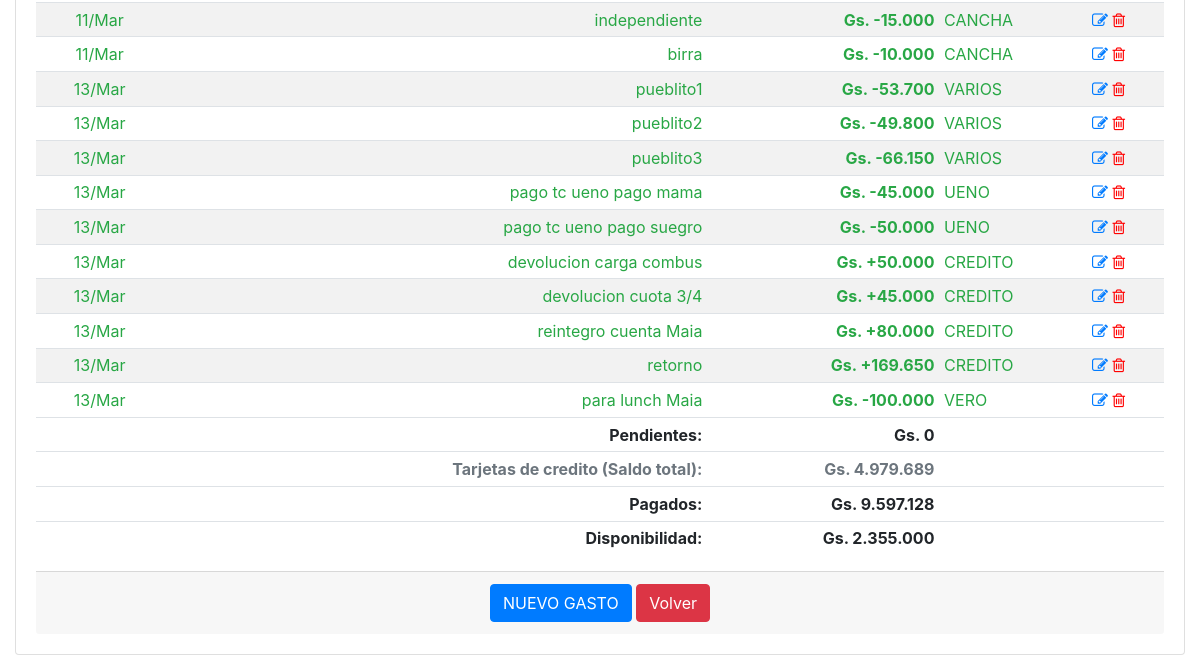
The page /historico_gastos_detalle/ (signed in, lower part) on the database as committed earlier.
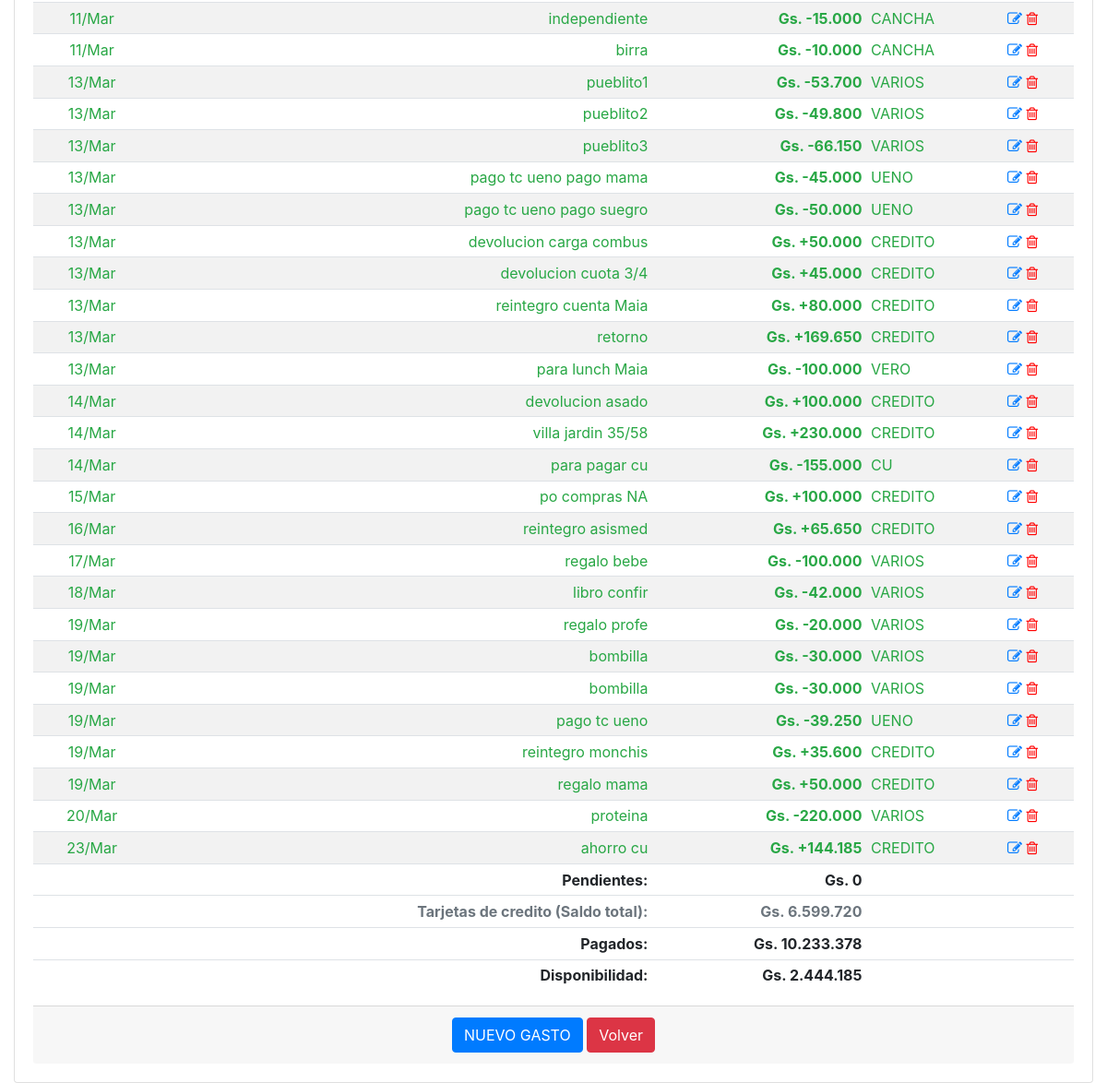
The same page on the database as committed later.
### app/models.py (models this page shows, shortened)
class GastosFijos(db.Model):
    __tablename__='gastos_fijos'
    id = db.Column(db.Integer, primary_key=True)
    date = db.Column(db.Date, nullable=False)
    fecha_pagar = db.Column(db.Date, nullable=False)
    descripcion = db.Column(db.String(100), nullable=False)
    monto = db.Column(db.Integer)
    operacion = db.Column(db.Boolean, server_default=u'False')
    pagado = db.Column(db.Boolean, server_default=u'False')
    id_agrupador_gastos = db.Column(db.Integer, db.ForeignKey('agrupador_gastos.id'), nullable=True)
    agrupador_gastos = db.relationship('AgrupadorGastos',backref='agrupador_gastos', foreign_keys=[id_agrupador_gastos])

class AgrupadorGastos(db.Model):
    __tablename__='agrupador_gastos'
    id = db.Column(db.Integer, primary_key=True)
    agrupador = db.Column(db.String(100), nullable=False)

### app/routes.py (the view)
@app.route('/historico_gastos_detalle/', defaults={'periodo':datetime.now().strftime('%Y-%m')}, methods=['GET', 'POST'])
@app.route('/historico_gastos_detalle/<string:periodo>', methods=['GET', 'POST'])
@login_required
def historico_gastos_detalle(periodo):
    date_obj = datetime.strptime(periodo, '%Y-%m')
    fechas={'mes_anterior':date_obj-relativedelta(months=1), 'mes_actual':date_obj, 'mes_siguiente':date_obj+relativedelta(months=1)}
    gastos = GastosFijos.query.filter(func.strftime("%Y-%m", GastosFijos.fecha_pagar)==periodo).order_by(GastosFijos.fecha_pagar,GastosFijos.id_agrupador_gastos).all()
    if not gastos:
        precarga_deudas(periodo)
        gastos = GastosFijos.query.filter(func.strftime("%Y-%m", GastosFijos.fecha_pagar)==periodo).all()
    deuda = deuda_total(gastos)
    credito, pendientes, pagados = calcular_disponibilidad(periodo)#SALARIO_NETO -  deuda
    disponibilidad = credito - pagados
    balance_movimientos, balance_mensual = balance_cuenta()
    return render_template('historico_gastos_detalle.html', periodo=periodo, gastos=gastos, deuda=pagados, disponibilidad=disponibilidad, pendientes=pendientes, fechas=fechas, balance_movimientos=balance_movimientos)

### app/models.py (called while the page is built)
@login.user_loader
def load_user(id):
    return User.query.get(int(id))

### app/utilitarios.py (called while the page is built)
def deuda_total(deudas):
    saldo = 0
    for deuda in deudas:
        if deuda.pagado and deuda.descripcion!='REFERENCIA':
            if not deuda.operacion:
                saldo += deuda.monto
            else:
                saldo -= deuda.monto
    return saldo

### app/templates/historico_gastos_detalle.html (shortened to what this page needs)
{% extends "base.html" %}
{% block main %}
<div class="card">
    <div class="card-body">
        <div class="table-responsive">
            <table class="table table-striped table-sm">
                <tbody>
                    {% for gasto in gastos %}
                    <tr class="{{ 'text-success' if gasto.pagado else 'text-danger' }}">
                        <td class="card-text text-center">{{ gasto.fecha_pagar.strftime('%d/%b') }}</td>
                        <td class="card-text text-right">{{ gasto.descripcion }}</td>
                        <td class="card-text text-right"><strong>Gs. {{ "+" if gasto.operacion else "-" }}{{ "{:,.0f}".format(gasto.monto).replace(",", ".") }}</strong></td>
                        <td class="card-text text-left">{{ gasto.agrupador_gastos.agrupador }}</td>
                        <td class="align-self-end">
                            <a href="{{ url_for('modificar_gasto', gasto_id=gasto.id) }}"><i class="fa fa-pencil-square-o"></i></a>
                            <a href="{{ url_for('borrar_gasto', gasto_id=gasto.id) }}" style="color:red"><i class="fa fa-trash-o"></i></a>
                        </td>
                    </tr>
                    {% endfor %}
                </tbody>
                <tfoot>
                    <tr>
                        <td></td>
                        <td class="card-text text-right"><strong>Pendientes:</strong></td>
                        <td class="card-text text-right"><strong>Gs. {{ "{:,.0f}".format(pendientes).replace(",", ".") }}</strong></td>
                        <td></td>
                        <td></td>
                    </tr>
                    <tr class="{{ 'text-secondary' }}">
                        <td></td>
                        <td class="card-text text-right"><strong>Tarjetas de credito (Saldo total):</strong></td>
                        <td class="card-text text-right"><strong>Gs. {{ "{:,.0f}".format(balance_movimientos|int).replace(",", ".") }}</strong></td>
                        <td></td>
                        <td></td>
                    </tr>
                    <tr>
                        <td></td>
                        <td class="card-text text-right"><strong>Pagados:</strong></td>
                        <td class="card-text text-right"><strong>Gs. {{ "{:,.0f}".format(deuda).replace(",", ".") }}</strong></td>
                        <td></td>
                        <td></td>
                    </tr>
                    <tr>
                        <td></td>
                        <td class="card-text text-right"><strong>Disponibilidad:</strong></td>
                        <td class="card-text text-right"><strong>Gs. {{ "{:,.0f}".format(disponibilidad).replace(",", ".") }}</strong></td>
                        <td></td>
                        <td></td>
                    </tr>
                </tfoot>
            </table>
        </div>
        <div class="card-footer text-muted text-center">
            <a href="{{ url_for('nuevo_gasto') }}" class="btn btn-primary">NUEVO GASTO</a>
            <a href="#" onclick="goBack()" class="btn btn-danger">Volver</a>
        </div>
    </div>
</div>
{% endblock %}

### app/templates/base.html (shortened to what this page needs)
<!doctype html>
<html lang="en">
  <head>
    <link rel="stylesheet" href="https://stackpath.bootstrapcdn.com/bootstrap/4.5.0/css/bootstrap.min.css"></link>
    <link rel="stylesheet" href="https://maxcdn.bootstrapcdn.com/font-awesome/4.4.0/css/font-awesome.min.css"></link>
  </head>
  <body>
    <div class="container-fluid">
    <br>
      <div>
        {% block main %}{% endblock %}
      </div>
    </div>
  </body>
</html>

Rows that differ between the two databases and show on the page:
added GastosFijos: fecha_pagar "14/Mar", descripcion "devolucion asado", operacion "+", monto "100.000", agrupador_gastos.agrupador "CREDITO"
added GastosFijos: fecha_pagar "14/Mar", descripcion "villa jardin 35/58", operacion "+", monto "230.000", agrupador_gastos.agrupador "CREDITO"
added GastosFijos: fecha_pagar "14/Mar", descripcion "para pagar cu", operacion "-", monto "155.000", agrupador_gastos.agrupador "CU"
added GastosFijos: fecha_pagar "15/Mar", descripcion "po compras NA", operacion "+", monto "100.000", agrupador_gastos.agrupador "CREDITO"
added GastosFijos: fecha_pagar "16/Mar", descripcion "reintegro asismed", operacion "+", monto "65.650", agrupador_gastos.agrupador "CREDITO"
added GastosFijos: fecha_pagar "17/Mar", descripcion "regalo bebe", operacion "-", monto "100.000", agrupador_gastos.agrupador "VARIOS"
added GastosFijos: fecha_pagar "18/Mar", descripcion "libro confir", operacion "-", monto "42.000", agrupador_gastos.agrupador "VARIOS"
added GastosFijos: fecha_pagar "19/Mar", descripcion "regalo profe", operacion "-", monto "20.000", agrupador_gastos.agrupador "VARIOS"
added GastosFijos: fecha_pagar "19/Mar", descripcion "bombilla", operacion "-", monto "30.000", agrupador_gastos.agrupador "VARIOS"
added GastosFijos: fecha_pagar "19/Mar", descripcion "bombilla", operacion "-", monto "30.000", agrupador_gastos.agrupador "VARIOS"
added GastosFijos: fecha_pagar "19/Mar", descripcion "pago tc ueno", operacion "-", monto "39.250", agrupador_gastos.agrupador "UENO"
added GastosFijos: fecha_pagar "19/Mar", descripcion "reintegro monchis", operacion "+", monto "35.600", agrupador_gastos.agrupador "CREDITO"
added GastosFijos: fecha_pagar "19/Mar", descripcion "regalo mama", operacion "+", monto "50.000", agrupador_gastos.agrupador "CREDITO"
added GastosFijos: fecha_pagar "20/Mar", descripcion "proteina", operacion "-", monto "220.000", agrupador_gastos.agrupador "VARIOS"
added GastosFijos: fecha_pagar "23/Mar", descripcion "ahorro cu", operacion "+", monto "144.185", agrupador_gastos.agrupador "CREDITO"
Other text that changed with them:
{{ "{:,.0f}".format(balance_movimientos|int).replace(",", ".") }}: "4.979.689" → "6.599.720"
{{ "{:,.0f}".format(deuda).replace(",", ".") }}: "9.597.128" → "10.233.378"
{{ "{:,.0f}".format(disponibilidad).replace(",", ".") }}: "2.355.000" → "2.444.185"
